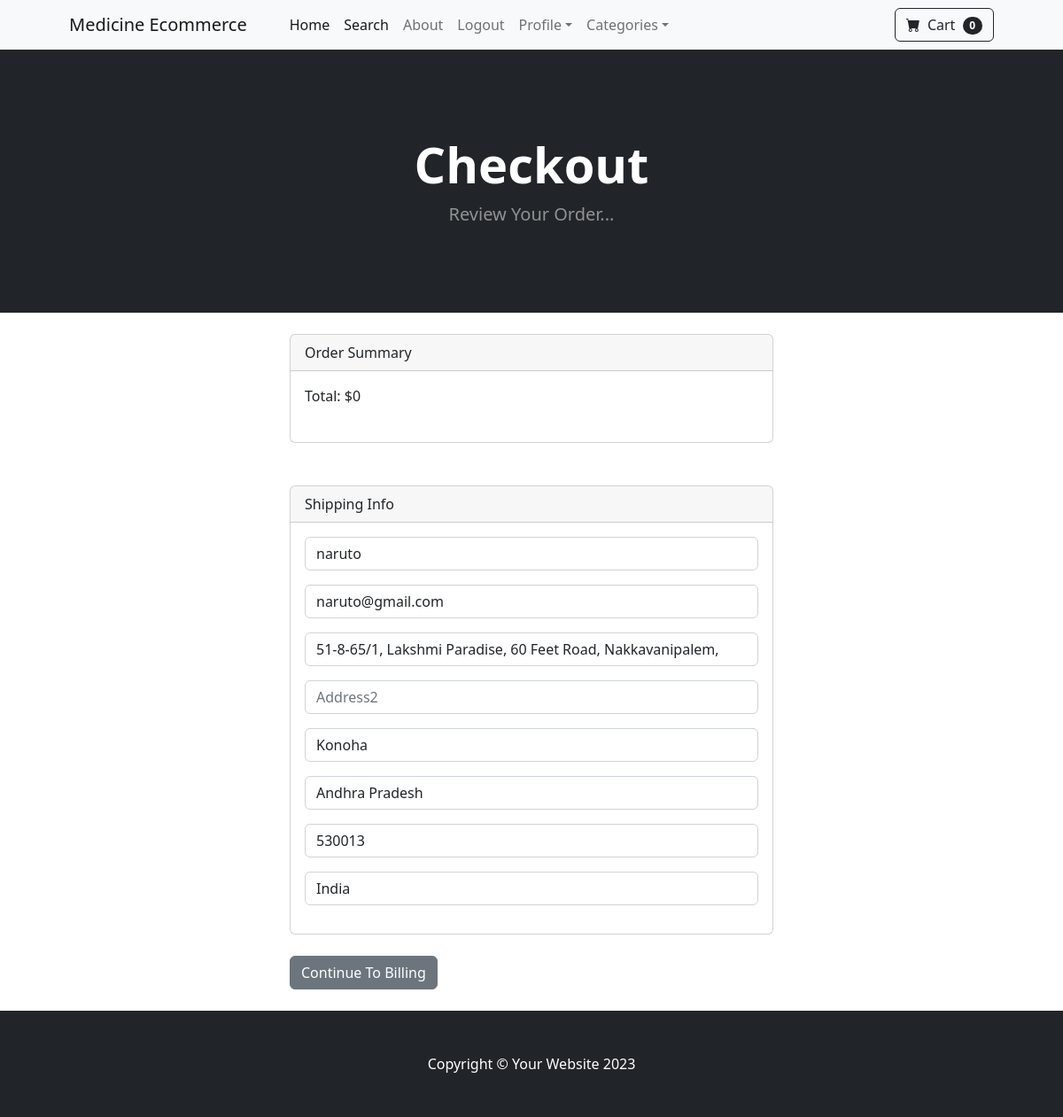
/payment/checkout/ (signed in), run on the app's committed database.
### payment/models.py (models this page shows, shortened)
class ShippingAddress(models.Model):
	user = models.ForeignKey(User, on_delete=models.CASCADE, null=True, blank=True)
	shipping_full_name = models.CharField(max_length=255)
	shipping_email = models.CharField(max_length=255)
	shipping_address1 = models.CharField(max_length=255)
	shipping_address2 = models.CharField(max_length=255, null=True, blank=True)
	shipping_city = models.CharField(max_length=255)
	shipping_state = models.CharField(max_length=255, null=True, blank=True)
	shipping_zipcode = models.CharField(max_length=255, null=True, blank=True)
	shipping_country = models.CharField(max_length=255)
	class Meta:
		verbose_name_plural = "Shipping Address"

### payment/views.py (the view)
# urls.py: path('checkout/',views.checkout, name='checkout'),
def checkout(request):
	cart = Cart(request)
	cart_products = cart.get_prods
	quantities = cart.get_quants
	totals = cart.cart_total()
	if request.user.is_authenticated:
		shipping_user, created = ShippingAddress.objects.get_or_create(user=request.user)
		shipping_form = ShippingForm(request.POST or None, instance=shipping_user)
		return render(request, "checkout.html", {"cart_products":cart_products, "quantities":quantities, "totals":totals, "shipping_form":shipping_form })
	else:
		shipping_form = ShippingForm(request.POST or None)
		return render(request, "checkout.html", {"cart_products":cart_products, "quantities":quantities, "totals":totals, "shipping_form":shipping_form})

### cart/cart.py (called while the page is built, shortened)
    def __len__(self):
        return len(self.cart)

    def get_prods(self):
        product_ids = self.cart.keys()
        products = Product.objects.filter(id__in=product_ids)
        return products

    def cart_total(self):
        product_ids = self.cart.keys()
        products = Product.objects.filter(id__in=product_ids)
        quantities = self.cart
        total = 0
        return total

### cart/context_processors.py (called while the page is built)
def cart(request):
    return {'cart': Cart(request)}

### payment/templates/checkout.html (shortened to what this page needs)
{% extends 'base.html' %}
{% block content %}
        <header class="bg-dark py-5">
            <div class="container px-4 px-lg-5 my-5">
                <div class="text-center text-white">
                    <h1 class="display-4 fw-bolder">Checkout</h1>
                    <p class="lead fw-normal text-white-50 mb-0">Review Your Order...</p>
                </div>
            </div>
        </header>
        <br/>
        <div class="container">
            <div class="row">
                    <div class="col-md-6 offset-md-3">
          <div class="card">
          <div class="card-header">
            Order Summary
          </div>
          <div class="card-body">
            Total:  ${{ totals }}
            <br/><br/>
          </div>
        </div>
<br/><br/>
<div class="card">
  <div class="card-header">
    Shipping Info
  </div>
  <div class="card-body">
    <form method="POST" action="{% url 'billing_info' %}">
    {{ shipping_form.as_p }}
  </div>
</div>
<br/>
<button type="submit" class="btn btn-secondary">
        Continue To Billing
</button>
<br/><br/>
            </div>
        </div>
    </div>
{% endblock %}

### data on the page
ShippingAddress: shipping_full_name "naruto", shipping_email "naruto@gmail.com", shipping_address1 "51-8-65/1, Lakshmi Paradise, 60 Feet Road, Nakkavanipalem,", shipping_city "Konoha", shipping_state "Andhra Pradesh", shipping_zipcode "530013", shipping_country "India"

### other printed values
{{ cart|length }} "0"
{{ totals }} "0"
